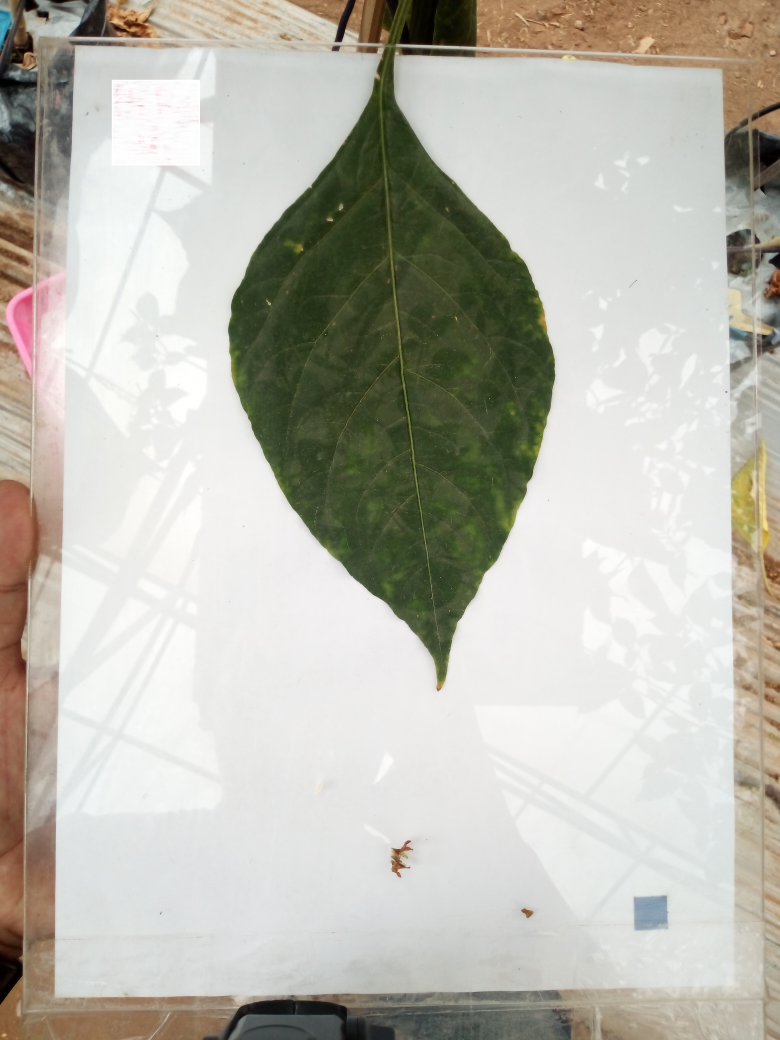
#> input picture Sample input/F-input1.jpg, 3120 x 4160 px (shown at 1/4 size)
$ python LeafAreaMeasurement.py
#> lines starting #> are read from the running program, lines starting #| are printed output that depends on the picture
### LeafArea.py
import cv2
import numpy as np

# image processing methods
def scale_img(img, scale):
    scale_percent = scale # percent of original size
    width = int(img.shape[1] * scale_percent / 100)
    height = int(img.shape[0] * scale_percent / 100)
    dim = (width, height)
    resized = cv2.resize(img, dim, interpolation = cv2.INTER_AREA)
    return resized

# [5 lines left out: function process_mask, not called in this run]

# warping image methods
def reorder(points):
    newPts = np.zeros_like(points)
    points = points.reshape((4,2))
    add = points.sum(1)
    newPts[0] = points[np.argmin(add)]
    newPts[3] = points[np.argmax(add)]
    diff = np.diff(points, axis=1)
    newPts[1] = points[np.argmin(diff)]
    newPts[2] = points[np.argmax(diff)]
    return newPts

# [6 lines left out: function warpImg, not called in this run]

### LeafAreaMeasurement.py
import cv2
import numpy as np
import tkinter as tk
from tkinter.filedialog import askopenfilename
import matplotlib.pyplot as plt
from LeafArea import *

def click(event, x, y, flags, param):
    if event == cv2.EVENT_LBUTTONDOWN:
        pt = [x,y]
        refPt.append(pt)
    return refPt

# Importing image
root = tk.Tk()
root.update()
filename = askopenfilename(filetypes=[("images",["*.jpg", "*.jpeg"])])
#> the answer given: Sample input/F-input1.jpg
object_img = cv2.imread(filename)
#> object_img is the input picture: shape (4160, 3120, 3); mean B, G, R 175, 185, 186.6
root.destroy()

scale_size = 20
refPt = list()

# Picking reference point for distortion correction
img_to_show = object_img.copy()
img2show = scale_img(img_to_show, scale_size)
#> in scale_img, `resized = cv2.resize(img, dim, interpolation = cv2.INTER_AREA)`:
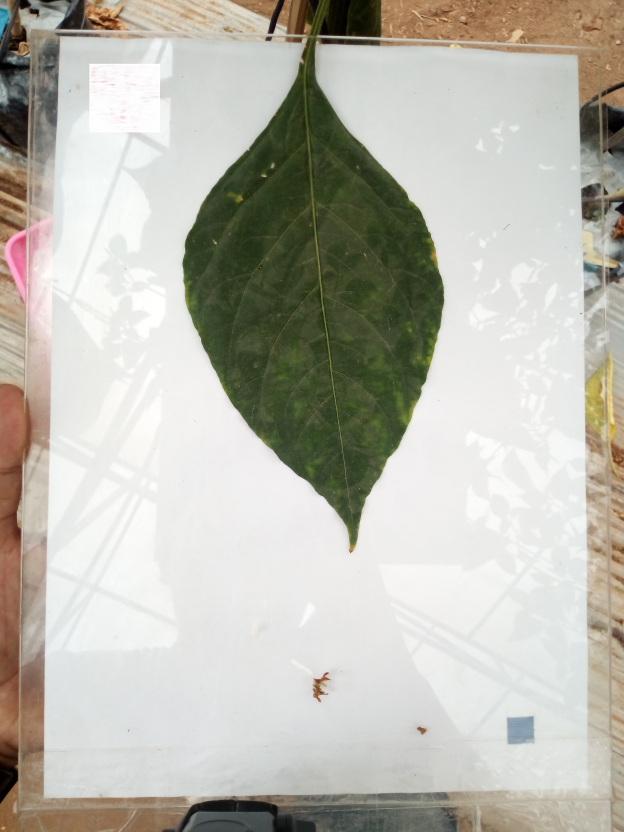
#> resized: shape (832, 624, 3); mean B, G, R 175, 185, 186.6
cv2.imshow('Base Img', img2show)
cv2.setMouseCallback("Base Img", click)

while True:
    img_to_show = object_img.copy()
    img2show = scale_img(img_to_show, scale_size)

    if len(refPt) > 0:
        for pt in refPt:
            cv2.circle(img2show, tuple(pt), 3, (0, 0, 255), 3)
    cv2.imshow('Base Img', img2show)

    key = cv2.waitKey(25)
#> (key q is pressed here)
    if key == ord('q') or key == ord('Q'):
        break
    if key == ord('r') or key == ord('R'):
        refPt = list()
        img2show = scale_img(img_to_show, scale_size)
    if key == ord('c') or key == ord('R'):
        refPt.pop()
        img2show = scale_img(img_to_show, scale_size)

cv2.destroyAllWindows()

# Default paper size for measurement relative to paper size
wp = 210
hp = 297
scale_factor = 7

refPt = np.array(refPt) // (scale_size/100) # back to original size
#> (the run stopped early here; a loop or call above may not have finished)

$ run again, on Sample input/F-input11.jpg
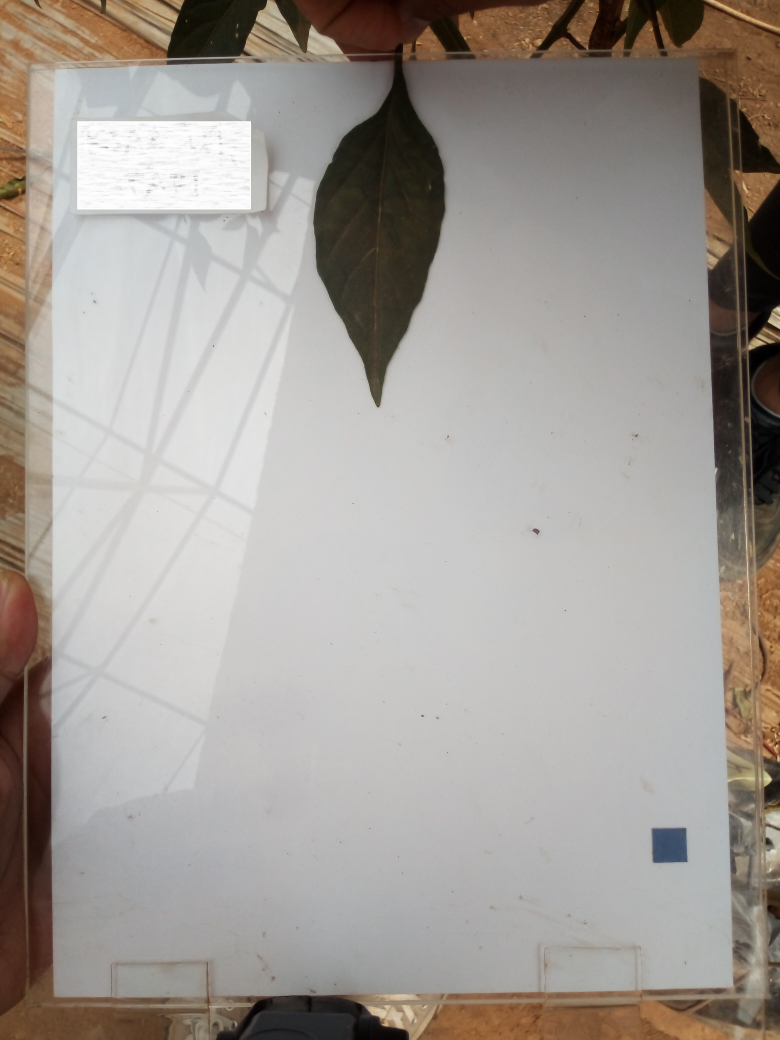
#> input picture Sample input/F-input11.jpg, 3120 x 4160 px (shown at 1/4 size)
#> object_img is the input picture: shape (4160, 3120, 3); mean B, G, R 149.9, 155.7, 161.7
#> in scale_img, `resized = cv2.resize(img, dim, interpolation = cv2.INTER_AREA)`:
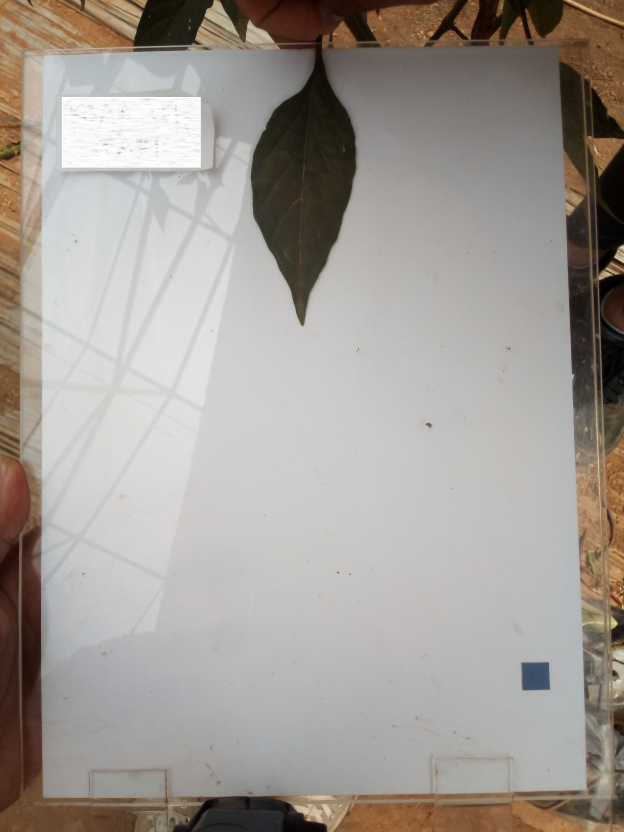
#> resized: shape (832, 624, 3); mean B, G, R 149.9, 155.7, 161.7

$ run again, on Sample input/F-input12.jpg
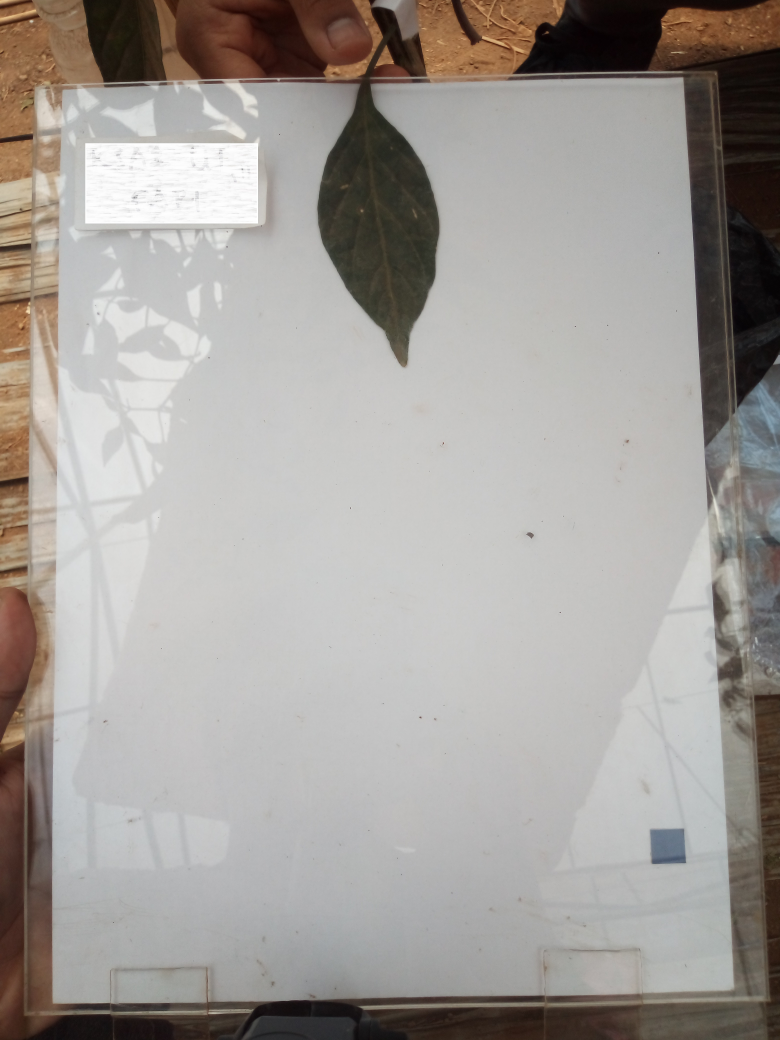
#> input picture Sample input/F-input12.jpg, 3120 x 4160 px (shown at 1/4 size)
#> object_img is the input picture: shape (4160, 3120, 3); mean B, G, R 153.3, 157.6, 162.3
#> in scale_img, `resized = cv2.resize(img, dim, interpolation = cv2.INTER_AREA)`:
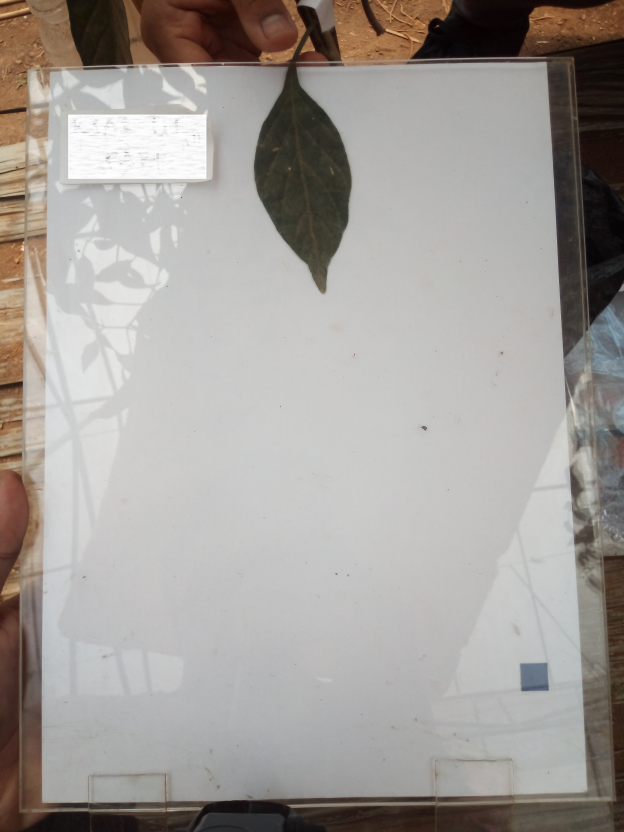
#> resized: shape (832, 624, 3); mean B, G, R 153.3, 157.6, 162.3

$ run again, on Sample input/F-input13.jpg
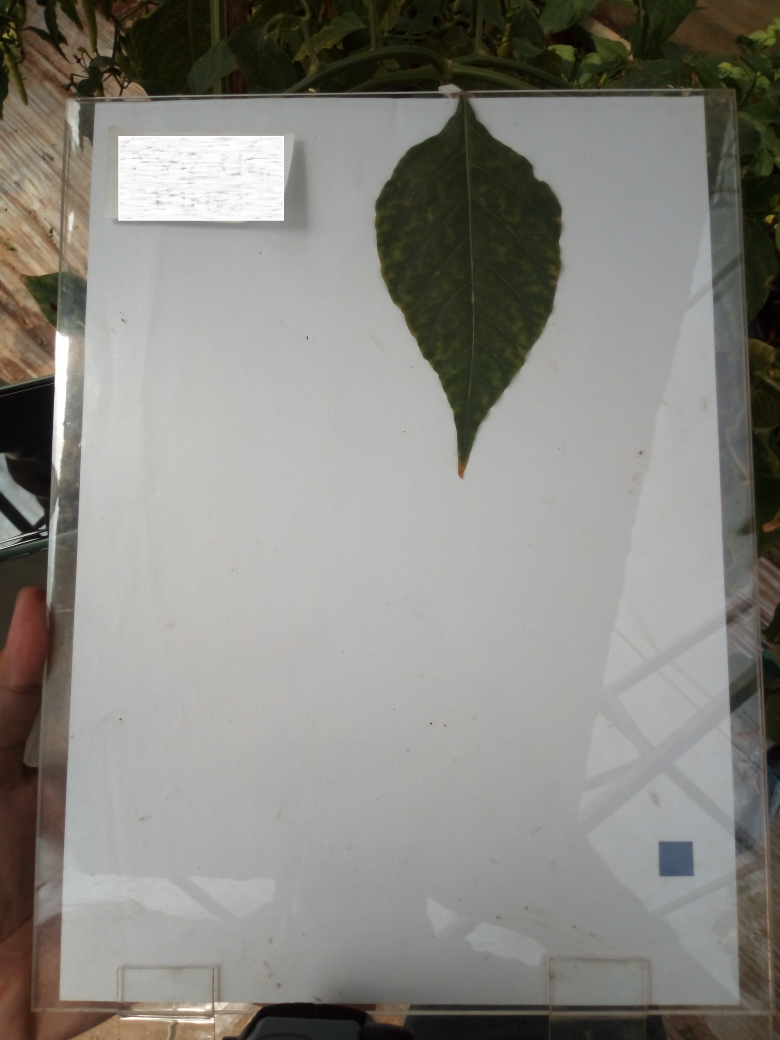
#> input picture Sample input/F-input13.jpg, 3120 x 4160 px (shown at 1/4 size)
#> object_img is the input picture: shape (4160, 3120, 3); mean B, G, R 128.9, 134.8, 136.4
#> in scale_img, `resized = cv2.resize(img, dim, interpolation = cv2.INTER_AREA)`:
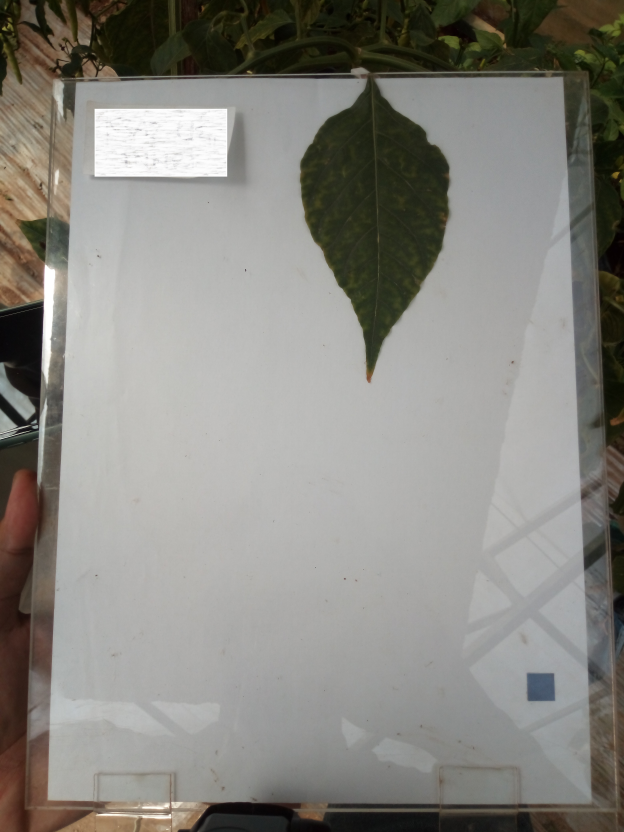
#> resized: shape (832, 624, 3); mean B, G, R 128.9, 134.8, 136.4
